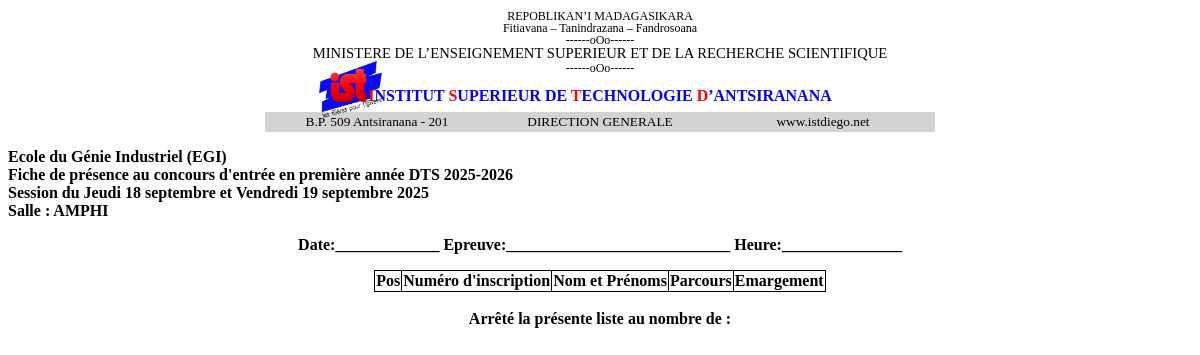
Page /fiche_presence.php?id=AMPHI&ecole=EGI (signed in) on the committed database.
### tables this page shows
CREATE TABLE `parcours` (
  `id_parcours` varchar(20) NOT NULL,
  `annee_etude_lettre` varchar(100) NOT NULL,
  `parcours_abrevie` varchar(50) NOT NULL,
  `parcours_complet` varchar(100) NOT NULL,
  `annee_etude_num` int(11) NOT NULL,
  `ecole_complet` varchar(100) NOT NULL,
  `grade` varchar(100) NOT NULL,
  `grade_abrevie` varchar(10) NOT NULL,
  `mention` varchar(100) NOT NULL,
  `mention_abrevie` varchar(50) NOT NULL,
  `chef_parcours` varchar(200) NOT NULL,
  `salle` varchar(50) NOT NULL,
  `emploi_du_temps` text DEFAULT NULL,
  `ecole_abrevie` varchar(5) NOT NULL,
  `verrou_notes` varchar(3) DEFAULT NULL,
  `last_number` int(11) DEFAULT NULL
);

CREATE TABLE `date_concours` (
  `ID` int(11) NOT NULL,
  `Cycle` varchar(25) DEFAULT NULL,
  `Premier_Date` text DEFAULT NULL,
  `Deuxiem_Date` text DEFAULT NULL,
  `session` varchar(200) NOT NULL,
  `annee` varchar(10) NOT NULL,
  `annee_univ` varchar(10) NOT NULL
);

### fiche_presence.php (the view, shortened to what this page needs)
<?php
require 'connect.php';
if (isset($_GET['id']))
{
  $salle=$_GET['id'];
}
$date_conc=$bdd->prepare('SELECT * FROM date_concours WHERE Cycle=?');
$date_conc->execute(array("cycle1"));
$date_concours=$date_conc->fetch();
$ecole=$bdd->prepare('SELECT * FROM parcours WHERE ecole_abrevie=?');
$ecole->execute(array($_GET['ecole']));
$ecole_util=$ecole->fetch();
?>
<!DOCTYPE html>
<html>
  <head>
  </head>
  <body>
    <page size="A4" backtop="10mm" backleft="10mm" backright="10mm" backbottom="10mm">
    <div class="tete">
    <p style="margin-top:-15px;font-size: 9pt;">REPOBLIKAN’I MADAGASIKARA</p>
    <p style="margin-top:-15px;font-size: 9pt;">Fitiavana – Tanindrazana – Fandrosoana</p>
    <p style="margin-top:-15px;font-size: 9pt;">------oOo------</p>
    <p style="margin-top:-15px;font-size: 11pt;">MINISTERE DE L’ENSEIGNEMENT SUPERIEUR ET DE LA RECHERCHE SCIENTIFIQUE</p>
    <p style="margin-top:-15px;font-size: 9pt;">------oOo------</p>
  <div class="logo">
    <img src="img/logo_ist.png">
  </div>
    <h5 style="margin-top:-40px;color:blue;"><span style="color:red;">I</span>NSTITUT
      <span style="color:red;">S</span>UPERIEUR DE <span style="color:red;">T</span>ECHNOLOGIE <span style="color:red;">D</span>’ANTSIRANANA</h5>
    <table class="ruban">
      <tr class="ruban">
        <td class="ruban">B.P. 509 Antsiranana - 201</td>
        <td class="ruban">DIRECTION GENERALE</td>
        <td class="ruban">www.istdiego.net</td>
      </tr>
    </table>
  </div>
<b><p>
  <?php echo $ecole_util['ecole_complet']." (".$ecole_util['ecole_abrevie'].")"; ?><br>
  Fiche de présence au concours d'entrée en première année DTS <?php echo $date_concours["annee_univ"];?>
<br>Session du <?php echo $date_concours["Premier_Date"];?> et <?php echo $date_concours["Deuxiem_Date"]." ".$date_concours["annee"];?>
<br><?php if (isset($salle)) {echo "Salle : ".$salle;} if (isset($centre)) {echo "Centre : ".$centre;} ?>
</p>
<p style="text-align: center;">Date:_____________ Epreuve:____________________________ Heure:_______________</p>
</b>
  <table class="tableau">
  <tr>
      <th>Pos</th>
      <th>Numéro d'inscription</th>
      <th>Nom et Prénoms</th>
      <th>Parcours</th>
      <th>Emargement</th>
  </tr>
</table>
  </page>
</body>
<br>
  <div class="chiffre_en_lettre">
    <b>
    Arrêté la présente liste au nombre de :
    </b>
  </div>
</html>

### fiche_presence.php (style rules this page uses)
* { font-family: Arial Narrow; font-size: 12pt; }
table, th, tr, td { border-collapse: collapse; border: 1px solid black; margin-right:auto; margin-left:auto; }
.tete { text-align: center; margin-top:2%; font-weight: normal; }
.ruban { background: lightgrey; font-size: 10pt; border-collapse: none; border-color: lightgrey; margin-right:auto; margin-left:auto; margin-top: -20px }
.ruban tr td { width: 220px; border-collapse: none; }
.logo img { margin-top: -30px; margin-left: -500px; width: 65px; height: 65px; }
.chiffre_en_lettre { text-align: center; }
h5 { margin-top: -20px; }

### rows in the picture
parcours: ecole_complet "Ecole du Génie Industriel", ecole_abrevie "EGI"
date_concours: annee_univ "2025-2026", Premier_Date "Jeudi 18 septembre", Deuxiem_Date "Vendredi 19 septembre", annee "2025"

### other values in the picture
$salle "AMPHI"
